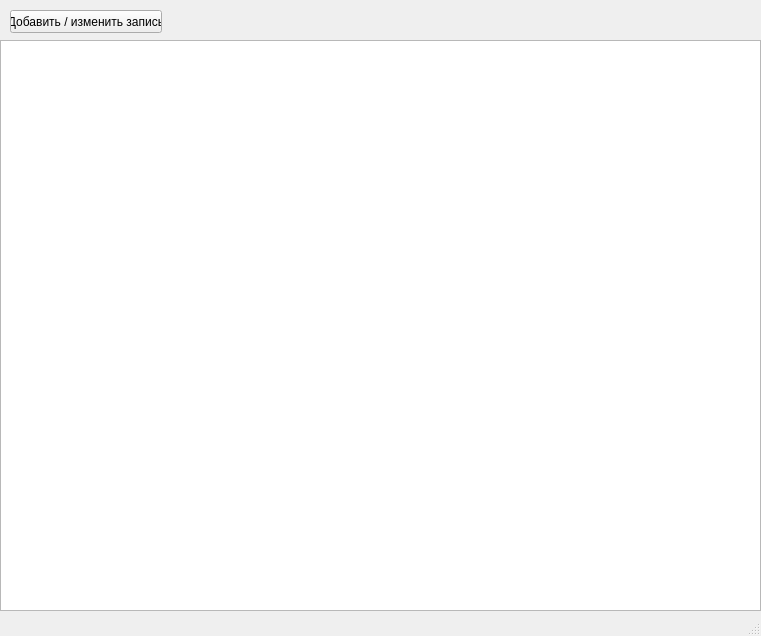
<?xml version="1.0" encoding="UTF-8"?>
<ui version="4.0">
 <class>MainWindow</class>
 <widget class="QMainWindow" name="MainWindow">
  <property name="geometry">
   <rect>
    <x>0</x>
    <y>0</y>
    <width>761</width>
    <height>636</height>
   </rect>
  </property>
  <property name="windowTitle">
   <string>Кофе</string>
  </property>
  <widget class="QWidget" name="centralwidget">
   <widget class="QTableWidget" name="tableWidget">
    <property name="geometry">
     <rect>
      <x>0</x>
      <y>40</y>
      <width>761</width>
      <height>571</height>
     </rect>
    </property>
   </widget>
   <widget class="QPushButton" name="add_edit_btn">
    <property name="geometry">
     <rect>
      <x>10</x>
      <y>10</y>
      <width>152</width>
      <height>23</height>
     </rect>
    </property>
    <property name="text">
     <string>Добавить / изменить запись</string>
    </property>
   </widget>
  </widget>
  <widget class="QStatusBar" name="statusbar"/>
 </widget>
 <resources/>
 <connections/>
</ui>
